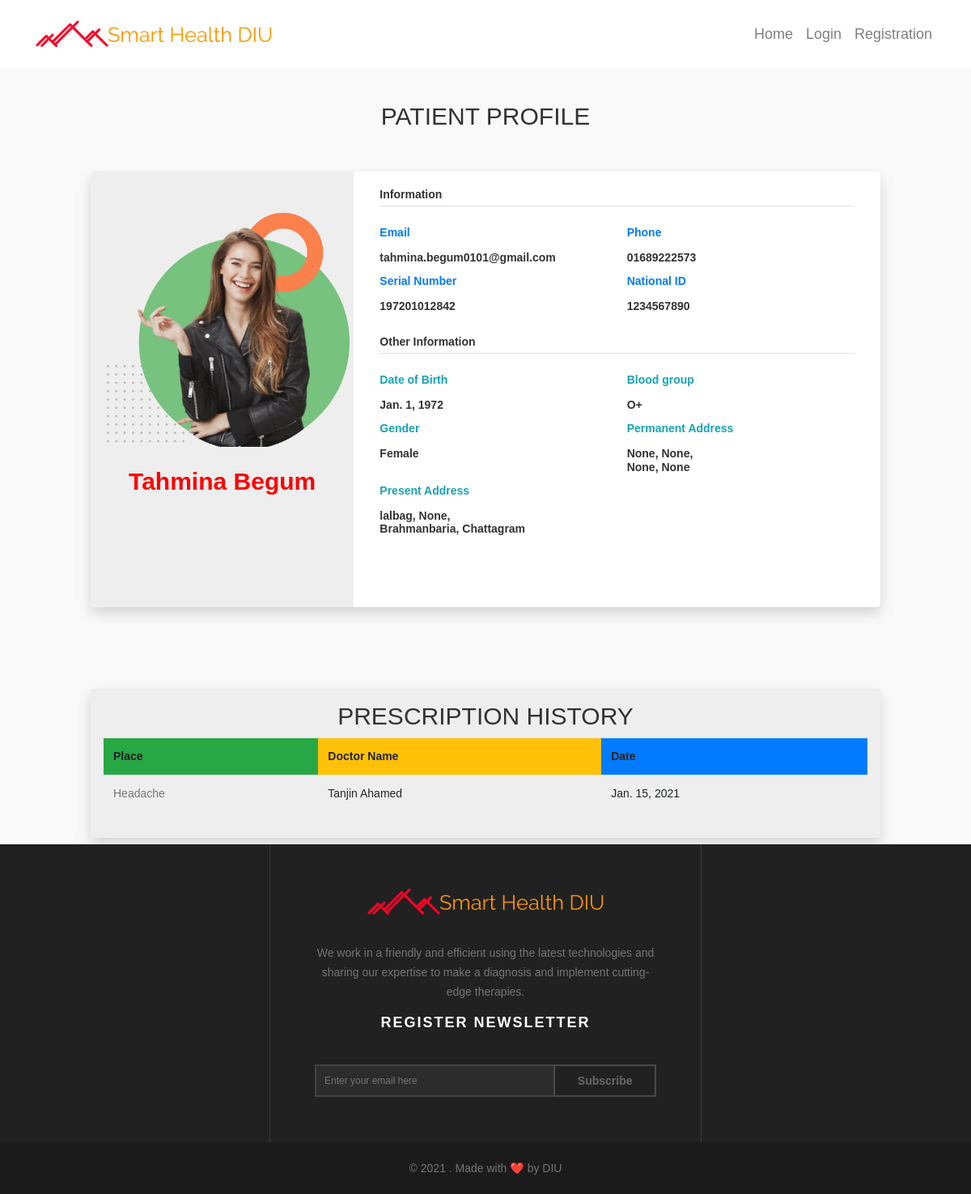
The app's page /user/patient/28/ with its own data.
### users/models.py (models this page shows, shortened)
class User(AbstractUser):
    USER_TYPE_CHOICES = (
        (1, 'admin'),
        (2, 'doctor'),
        (3, 'patients'),
        (4, 'Manager'),
    )
    VERIFY_STATUS = (
        ('yes', 'yes'),
        ('no', 'no')
    )
    GENDER_CHOICES = (
        ('Male', 'Male'),
        ('Female', 'Female'),
    )
    BG_CHOICES = (
        ('O+', 'O+'),
        ('O-', 'O-'),
        ('A+', 'A+'),
        ('A-', 'A-'),
        ('B+', 'B+'),
        ('B-', 'B-'),
        ('AB+', 'AB+'),
        ('AB-', 'AB-'),
    )
    DESIGNATION_CHOICES = (
        ('Professor', 'Professor'),
	    ('Associate Professor', 'Associate Professor'),
	    ('Assistant Professor', 'Assistant Professor'),
        ('Consultant', 'Consultant'),
	    ('Registras', 'Registras'),
	    ('Assistant Registras', 'Assistant Registras'),
	    ('IMO', 'IMO'),
        ('EMO', 'EMO'),
        ('RMO', 'RMO'),
        ('HMO', 'HMO'),
        ('Other', 'Other')
    )
    username = None
    sn = models.CharField(verbose_name='Serial Number', max_length=12, unique=True, error_messages={'required': 'Your Name is Required'})
    pm_division = models.ForeignKey(Division, verbose_name='Division', related_name='pm_division', on_delete=models.DO_NOTHING, null=True, blank=True)
    pm_district = models.ForeignKey(District, verbose_name='District', related_name='pm_district', on_delete=models.DO_NOTHING, null=True, blank=True)
    pm_thana = models.ForeignKey(Thana, verbose_name='Thana', related_name='pm_thana', on_delete=models.DO_NOTHING, null=True, blank=True)
    ps_division = models.ForeignKey(Division, verbose_name='Division', related_name='ps_division', on_delete=models.DO_NOTHING, null=True, blank=True)
    ps_district = models.ForeignKey(District, verbose_name='District', related_name='ps_district', on_delete=models.DO_NOTHING, null=True, blank=True)
    ps_thana = models.ForeignKey(Thana, verbose_name='Thana', related_name='ps_thana', on_delete=models.DO_NOTHING, null=True, blank=True)
    pm_village = models.CharField(verbose_name='Village',max_length=50, null=True, blank=True)
    ps_village = models.CharField(verbose_name='Village',max_length=50, null=True, blank=True)
    pm_union = models.CharField(verbose_name='Union',max_length=50, null=True, blank=True)
    ps_union = models.CharField(verbose_name='Union',max_length=50, null=True, blank=True)
    pm_ward = models.CharField(verbose_name='Ward',max_length=50, null=True, blank=True)
    ps_ward = models.CharField(verbose_name='Ward',max_length=50, null=True, blank=True)
    birthday = models.DateField(null=True, blank=True)
    image = models.ImageField(default='default.jpg', upload_to='users', null=True, blank=True)
    verified = models.CharField(max_length=10, choices=VERIFY_STATUS, null=True, default='no')
    user_type = models.PositiveIntegerField(choices=USER_TYPE_CHOICES, default=3, blank=True, null=True)
    mobile = models.CharField(verbose_name='Mobile Number', max_length=11, blank=True)
    payment = models.CharField(verbose_name='Payment Number', max_length=11, null=True, blank=True)
    nid = models.CharField(verbose_name='National ID', max_length=10, blank=True, null=True)
    bma = models.CharField(verbose_name='BMA Code', max_length=20, blank=True, null=True)
    institute = models.CharField(verbose_name='Institute', max_length=100, blank=True, null=True)
    designation = models.CharField(verbose_name='Designation', max_length=50, choices=DESIGNATION_CHOICES, blank=True, null=True)
    specialist = models.ForeignKey(Speciality, verbose_name='Specialist', blank=True, null=True, on_delete=models.CASCADE)
    father_name = models.CharField(verbose_name='Father\'s name', max_length=25, null=True, blank=True)
    mother_name = models.CharField(verbose_name='Mother\'s name', max_length=25, null=True, blank=True)
    father_mobile = models.CharField(verbose_name='Father\'s Mobile', max_length=11, null=True, blank=True)
    mother_mobile = models.CharField(verbose_name='Mother\'s Mobile', max_length=11, null=True, blank=True)
    bg = models.CharField(verbose_name='Blood Group', max_length=11, choices=BG_CHOICES, null=True, blank=True)
    gender = models.CharField(verbose_name='Select Gender', max_length=11, choices=GENDER_CHOICES, null=True, blank=True)
    USERNAME_FIELD = 'sn'

class District(models.Model):
    division = models.ForeignKey(Division, on_delete=models.CASCADE)
    name = models.CharField(max_length=30)
    def __str__(self):
        return self.name

class Division(models.Model):
    name = models.CharField(max_length=20)
    def __str__(self):
        return self.name

class Treatment(models.Model):
    patient = models.ForeignKey(User, related_name='treatment_patient', on_delete=models.CASCADE)
    doctor = models.ForeignKey(User, related_name='treatment_doctor', on_delete=models.CASCADE)
    title = models.CharField(max_length=50)
    date = models.DateField(auto_now_add=True, blank=True, null=True)
    prescription = models.TextField()

### users/views.py (the view)
# urls.py: path('user/patient/<int:pk>/', PatientDetailView.as_view(), name='patient-view'),
class PatientDetailView(DetailView):
    model = User
    context_object_name = 'user'
    template_name = 'users/dashboard/patient.html'
    def get_context_data(self, **kwargs):
        kwargs['prescriptions'] = Treatment.objects.filter(patient_id=self.kwargs['pk'])
        return super().get_context_data(**kwargs)

### users/templates/users/dashboard/patient.html (shortened to what this page needs)
{% extends 'users/dashboard/base.html' %}
{% block content %}
<div class="row mx-auto">
    <div class="col-md-10 mx-auto">
        <br>
        <br>
        <h3 class="text-uppercase text-center">Patient Profile</h3>
        <br>
        <br>
        <div class="row">
            <div class="col-xl-12 col-md-12">
                <div class="card user-card-full shadow">
                    <div class="row m-l-0 m-r-0">
                        <div class="col-sm-4 bg-c-lite-green user-profile">
                            <div class="card-block text-center text-white">
                                <div class="m-b-25"> <img src="{{ user.image.url }}" class="img-radius" width="300px" height="300px" alt="User-Profile-Image"> </div>
                                <h3 class="f-w-600">
                                    {% if user.verified == 'yes' %}
                                    <span style="color: green;">{{ user.first_name }} {{ user.last_name }}</span>
                                    {% else %}
                                        <span style="color: red;">{{ user.first_name }} {{ user.last_name }}</span>
                                    {% endif %}
                                </h3>
                            </div>
                        </div>
                        <div class="col-sm-8">
                            <div class="card-block">
                                <h6 class="m-b-20 p-b-5 b-b-default f-w-600">Information</h6>
                                <div class="row">
                                    <div class="col-sm-6">
                                        <p class="m-b-10 f-w-600 text-primary">Email</p>
                                        <h6 class="f-w-400">{{ user.email }}</h6>
                                    </div>
                                    <div class="col-sm-6">
                                        <p class="m-b-10 f-w-600 text-primary">Phone</p>
                                        <h6 class="f-w-400">{{ user.mobile }}</h6>
                                    </div>
                                    <div class="col-sm-6">
                                        <p class="m-b-10 f-w-600 text-primary">Serial Number</p>
                                        <h6 class="f-w-400">{{ user.sn }}</h6>
                                    </div>
                                    <div class="col-sm-6">
                                        <p class="m-b-10 f-w-600 text-primary">National ID</p>
                                        <h6 class="f-w-400">{{ user.nid }}</h6>
                                    </div>
                                </div>
                                <h6 class="m-b-20 m-t-40 p-b-5 b-b-default f-w-600">Other Information</h6>
                                <div class="row">
                                    <div class="col-sm-6">
                                        <p class="m-b-10 f-w-600 text-info">Date of Birth</p>
                                        <h6 class="f-w-400">{{ user.birthday }}</h6>
                                    </div>
                                    <div class="col-sm-6">
                                        <p class="m-b-10 f-w-600 text-info">Blood group</p>
                                        <h6 class="f-w-400">{{ user.bg }}</h6>
                                    </div>
                                    <div class="col-sm-6">
                                        <p class="m-b-10 f-w-600 text-info">Gender</p>
                                        <h6 class="f-w-400">{{ user.gender }}</h6>
                                    </div>
                                    <div class="col-sm-6">
                                        <p class="m-b-10 f-w-600 text-info">Permanent Address</p>
                                        <h6 class="f-w-400">{{ user.pm_village }}, {{ user.pm_thana }},<br>
                                            {{ user.pm_district }}, {{ user.pm_division }}</h6>
                                    </div>
                                    <div class="col-sm-6">
                                        <p class="m-b-10 f-w-600 text-info">Present Address</p>
                                        <h6 class="f-w-400">{{ user.ps_village }}, {{ user.ps_thana }},<br>
                                            {{ user.ps_district }}, {{ user.ps_division }}</h6>
                                    </div>
                                </div>
                                <ul class="social-link list-unstyled m-t-40 m-b-10">
                                    <li></li>
                                    <li></li>
                                    <li></li>
                                </ul>
                            </div>
                        </div>
                    </div>
                </div>
            </div>
        </div>
        <br>
        <br><br>
        <div class="my-2 shadow p-3" style="background-color: #eee;">
            <h3 class="text-center text-uppercase">Prescription History</h3>
            <table class="table table-striped">
                <tbody>
                    <tr>
                        <th class="bg-success">Place</th>
                        <th class="bg-warning">Doctor Name</th>
                        <th class="bg-primary">Date</th>
                    </tr>
                {% for pr in prescriptions %}
                    <tr>
                        <td><a href="{% url 'treatment-details' pr.id %}">{{ pr.title }}</a></td>
                        <td>{{ pr.doctor.first_name }} {{ pr.doctor.last_name }}</td>
                        <td>{{ pr.date }}</td>
                    </tr>
                {% endfor %}
                </tbody>
            </table>
        </div>
    </div>
</div>
{% endblock content %}

### users/static/dc/css/style.css (style rules this page uses)
* { margin: 0px; padding: 0px; }
body { background: #FFF; height: 100%; width: 100%; font-weight: normal; margin: 0px; padding: 0px; height: 100%; min-height: 100%; position: relative; font-size: 14px; font-family: 'Raleway', sans-serif; }
h1, h2, h3, h4, h5, h6 { font-weight: normal; color: #333333; }
h3 { font-size: 30px; }
h6 { font-size: 14px; font-weight: bold; }
p { color: #666666; font-size: 14px; line-height: 24px; }
a { -webkit-transition: all 0.4s ease-in-out; -moz-transition: all 0.4s ease-in-out; -o-transition: all 0.4s ease-in-out; -ms-transition: all 0.4s ease-in-out; transition: all 0.4s ease-in-out; text-decoration: none !important; }
img { -webkit-transition: 0.4s ease-in-out; -moz-transition: 0.4s ease-in-out; -ms-transition: 0.4s ease-in-out; -o-transition: 0.4s ease-in-out; transition: 0.4s ease-in-out; display: inline-block !important; }
li { list-style: none; }
a { text-decoration: none; color: #757575; }

### users/templates/users/dashboard/patient.html (style rules this page uses)
body { background-color: #f9f9fa }
.user-card-full { overflow: hidden }
.card { border-radius: 5px; -webkit-box-shadow: 0 1px 20px 0 rgba(69, 90, 100, 0.08); box-shadow: 0 1px 20px 0 rgba(69, 90, 100, 0.08); border: none; margin-bottom: 30px }
.m-r-0 { margin-right: 0px }
.m-l-0 { margin-left: 0px }
.user-card-full .user-profile { border-radius: 5px 0 0 5px }
.bg-c-lite-green { background: #eee }
.user-profile { padding: 20px 0 }
.card-block { padding: 1.25rem }
.m-b-25 { margin-bottom: 25px }
.img-radius { border-radius: 5px }
h6 { font-size: 14px }
.card .card-block p { line-height: 25px }
.b-b-default { border-bottom: 1px solid #e0e0e0 }
.m-b-20 { margin-bottom: 20px }
.p-b-5 { padding-bottom: 5px !important }
.m-b-10 { margin-bottom: 10px }
.f-w-600 { font-weight: 600 }
.m-t-40 { margin-top: 20px }
.user-card-full .social-link li { display: inline-block }

### records on screen
User: image (picture), first_name "Tahmina", last_name "Begum", email "tahmina.begum0101@gmail.com", mobile "01689222573", sn "197201012842", nid "1234567890", birthday "Jan. 1, 1972", bg "O+", gender "Female", pm_village "None", pm_thana "None", pm_district "None", pm_division "None", ps_village "lalbag", ps_thana "None", ps_district "Brahmanbaria", ps_division "Chattagram"
Treatment: title "Headache", doctor.first_name "Tanjin", doctor.last_name "Ahamed", date "Jan. 15, 2021"
